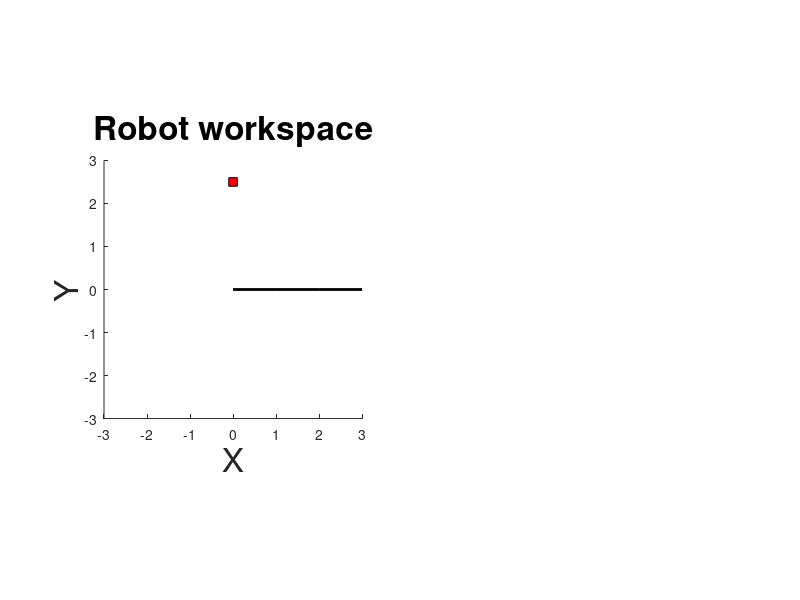

Reproduce this figure in MATLAB. (Note: this script raises an error after producing the figure.)
clear all; clc;

theta_0 = [0; 0; 0];
theta_dot_0 = [0; 0; 0];
t_plan = 0.5;

figure(1); clf; subplot(1,2,1); hold on; axis equal;
xlim([-3, 3]); ylim([-3, 3]);
xlabel('X', 'FontSize', 24);
ylabel('Y', 'FontSize', 24);
title('Robot workspace', 'FontSize', 24);

ee1 = [cos(theta_0(1)); sin(theta_0(1))];
ee2 = [ee1(1) + cos(theta_0(1) + theta_0(2)); ee1(2) + sin(theta_0(1) + theta_0(2))];
ee3 = [ee2(1) + cos(theta_0(1) + theta_0(2) + theta_0(3)); ee2(2) + sin(theta_0(1) + theta_0(2) + theta_0(3))];
plot([0; ee1(1); ee2(1); ee3(1)], [0; ee1(2); ee2(2); ee3(2)], 'k-', 'LineWidth', 2);

%% create obstacle dun dun dunn nn

obs_center = [0; 2.5];
% obs_center = [-2; 0.5];
obs_width = [0.1];
xobs = [obs_center(1) - obs_width, obs_center(1) - obs_width, obs_center(1) + obs_width, obs_center(1) + obs_width];
yobs = [obs_center(2) - obs_width, obs_center(2) + obs_width, obs_center(2) + obs_width, obs_center(2) - obs_width];
% xobs = [-1.1 -1.1 -0.9 -0.9];
% yobs = [0.3 0.5 0.5 0.3];

pobs = patch(xobs, yobs, 'r');
pobs.FaceAlpha = 0.2;

% obstacles{1} = [xobs;yobs]';

obstacles{1}.zono = zonotope([obs_center, [obs_width, 0; 0, obs_width]]);
pobs = plotFilled(obstacles{1}.zono, [1, 2], 'r');
pobs.FaceAlpha = 0.2;

while true
    [links, k_lim, k_unsafe_A, k_unsafe_b] = compute_unsafe_parameters_3link2d(theta_0, theta_dot_0, obstacles);
    
    %% link 1 and 2 unsafe;
    figure(1); subplot(1, 2, 2) ; hold on; view(3);
    % xlim([-1, 1]); ylim([-1, 1]);
    
    uA = k_lim{3}.A;
    uB = k_lim{3}.b;
    
    upoly = mptPolytope(uA, uB);
    V = vertices(upoly)
    V = get(V, 'V');
    K = convhulln(V);
    pu = fill3(V(K, 1), V(K, 2), V(K, 3), 'b');
    
    
%     plot(upoly, [1,2,3])
 
    for i = 1:length(k_unsafe_A)
        for j = 1:length(k_unsafe_A{i})
            for k = 1:length(k_unsafe_A{i}{j})
                if ~isempty(k_unsafe_A{i}{j}{k})
                    A = [k_unsafe_A{i}{j}{k}; uA];
                    B = [k_unsafe_b{i}{j}{k}; uB];
                    mypoly = mptPolytope(A, B);
                    try
                        V = vertices(mypoly);
                        V = get(V, 'V')';
                        K = convhull(V);
                        pu = patch(V(K, 1), V(K, 2), 'r');
                        pu.FaceAlpha = 0.1;
                    catch
                        warning('Unsafe polytope plotting did not work');
                    end
                end
            end
        end
    end
    
    title('Unsafe control parameters', 'FontSize', 24);
    axis equal; axis square;
    
    xlabel('u_1', 'FontSize', 24);
    ylabel('u_2', 'FontSize', 24);
    
    %% choose a point in figure 2 for slice pt, plot FRS
    slice_pt = ginput(1)';
    plot(slice_pt(1), slice_pt(2), 'kx', 'MarkerSize', 20, 'LineWidth', 6);
    
    figure(1); subplot(1, 2, 1); hold on;
    for i = 1:length(links{1}.FRS)
        Z = zonotope_slice(links{1}.FRS{i}, links{1}.info.param_dimensions, slice_pt(1));
        p = plotFilled(Z, [1, 2], 'g');
        p.FaceAlpha = 0.04;
        p.EdgeAlpha = 0.4;
    end
    
    for i = 1:length(links{2}.FRS)
        Z = zonotope_slice(links{2}.FRS{i}, links{2}.info.param_dimensions, slice_pt);
        %    Z = project(Rcont2{i}{1}, [1, 2]);
        p = plotFilled(Z, [1, 2], 'g');
        p.FaceAlpha = 0.04;
        p.EdgeAlpha = 0.4;
    end
    
    theta_0(1) = theta_0(1) + theta_dot_0(1)*t_plan + ((slice_pt(1) - theta_dot_0(1))/2)*t_plan;
    theta_0(2) = theta_0(2) + theta_dot_0(2)*t_plan + ((slice_pt(2) - slice_pt(1) - theta_dot_0(2))/2)*t_plan;
    
    theta_dot_0(1) = slice_pt(1);
    theta_dot_0(2) = slice_pt(2) - slice_pt(1);
    
    ee1 = [cos(theta_0(1)); sin(theta_0(1))];
    ee2 = [ee1(1) + cos(theta_0(1) + theta_0(2)); ee1(2) + sin(theta_0(1) + theta_0(2))];
    plot([0; ee1(1); ee2(1)], [0; ee1(2); ee2(2)], 'k-', 'LineWidth', 2);
end